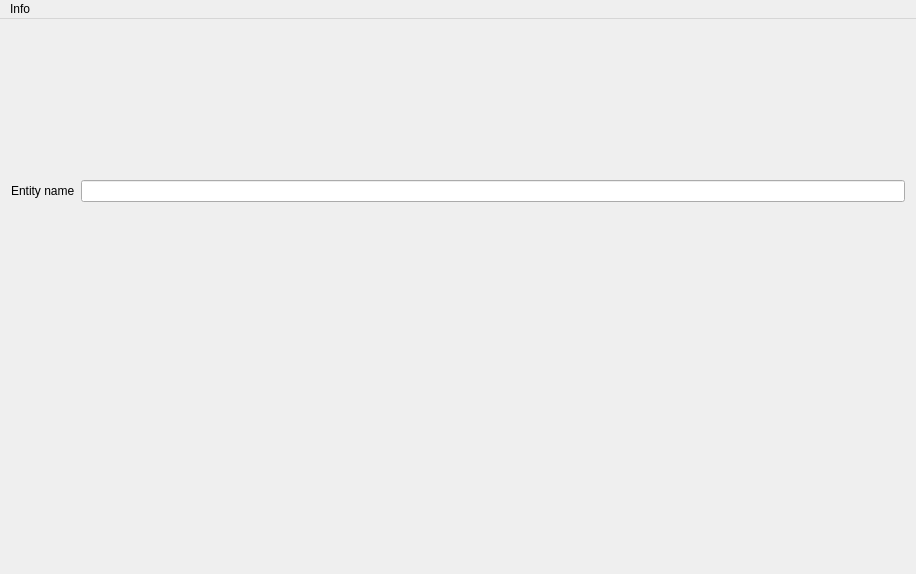
<?xml version="1.0" encoding="UTF-8"?>
<ui version="4.0">
 <class>MainWindow</class>
 <widget class="QMainWindow" name="MainWindow">
  <property name="geometry">
   <rect>
    <x>0</x>
    <y>0</y>
    <width>916</width>
    <height>574</height>
   </rect>
  </property>
  <property name="windowTitle">
   <string>MainWindow</string>
  </property>
  <widget class="QWidget" name="centralWidget">
   <layout class="QVBoxLayout" name="verticalLayout" stretch="1,1">
    <property name="spacing">
     <number>0</number>
    </property>
    <property name="sizeConstraint">
     <enum>QLayout::SetNoConstraint</enum>
    </property>
    <property name="leftMargin">
     <number>0</number>
    </property>
    <property name="topMargin">
     <number>0</number>
    </property>
    <property name="rightMargin">
     <number>0</number>
    </property>
    <property name="bottomMargin">
     <number>0</number>
    </property>
    <item>
     <widget class="QWidget" name="ribbon_widget" native="true">
      <property name="sizePolicy">
       <sizepolicy hsizetype="Preferred" vsizetype="Expanding">
        <horstretch>0</horstretch>
        <verstretch>0</verstretch>
       </sizepolicy>
      </property>
      <property name="minimumSize">
       <size>
        <width>0</width>
        <height>10</height>
       </size>
      </property>
      <property name="maximumSize">
       <size>
        <width>16777215</width>
        <height>150</height>
       </size>
      </property>
      <layout class="QVBoxLayout" name="verticalLayout_2"/>
     </widget>
    </item>
    <item>
     <widget class="QWidget" name="widget" native="true">
      <layout class="QGridLayout" name="gridLayout">
       <item row="0" column="1">
        <widget class="QLineEdit" name="entityName_lineEdit"/>
       </item>
       <item row="0" column="0">
        <widget class="QLabel" name="label">
         <property name="text">
          <string>Entity name</string>
         </property>
        </widget>
       </item>
       <item row="1" column="0">
        <spacer name="verticalSpacer">
         <property name="orientation">
          <enum>Qt::Vertical</enum>
         </property>
         <property name="sizeHint" stdset="0">
          <size>
           <width>20</width>
           <height>40</height>
          </size>
         </property>
        </spacer>
       </item>
      </layout>
     </widget>
    </item>
   </layout>
  </widget>
  <widget class="QMenuBar" name="menuBar">
   <property name="geometry">
    <rect>
     <x>0</x>
     <y>0</y>
     <width>916</width>
     <height>20</height>
    </rect>
   </property>
   <widget class="QMenu" name="menuInfo">
    <property name="title">
     <string>Info</string>
    </property>
    <addaction name="actionVersion"/>
   </widget>
   <addaction name="menuInfo"/>
  </widget>
  <action name="actionVersion">
   <property name="text">
    <string>Version</string>
   </property>
  </action>
 </widget>
 <layoutdefault spacing="6" margin="11"/>
 <resources/>
 <connections/>
</ui>
